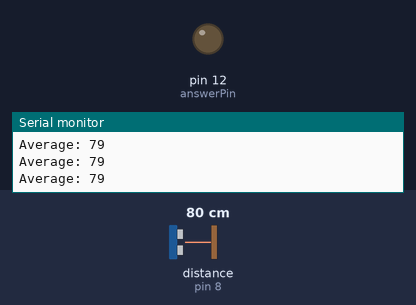
The sketch below on a simulated Arduino Uno, built with avr-gcc and run on an emulated ATmega328P. On the bench: output pins drawn as LEDs (lit = HIGH), the last lines printed to the serial monitor. Wiring (inferred from the names in the program): ultrasonic range finder: trigger pin 7; echo pin 8. The test bench sets the inputs (shaded band); at power-on: distance to the obstacle (sensor on pin 8) 80 cm. The echo pulse lasts 58.3 µs per cm; pins used as bus, display or sensor lines are not drawn.

Above: at 2.2 s.
2.3 s: distance to the obstacle (sensor on pin 8) set to 74 cm
4.1 s: distance to the obstacle (sensor on pin 8) set to 65 cm
At 5.6 s:
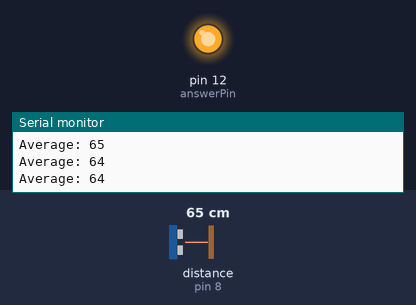
5.9 s: distance to the obstacle (sensor on pin 8) set to 120 cm
At 6.5 s:
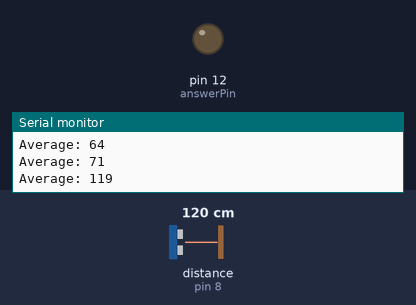
7.4 s: distance to the obstacle (sensor on pin 8) set to 2 cm
At 8.6 s:
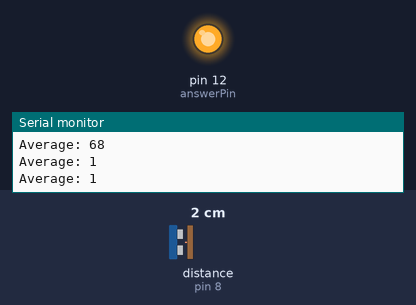
Timing chart, 0 to 10.0 s (numbered marks = the images above; inputs shaded):
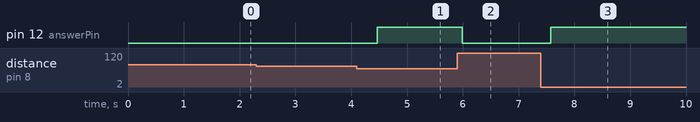

The sketch:

sensor_helper_board1_v_0.ino
```cpp
const int echoPin = 8;
const int trigPin = 7;
const int answerPin = 12;

const int numReadings = 7;
long wave_timeduration;
int readIndex;
long total;
long average;

void setup() {
  pinMode(echoPin, INPUT);
  pinMode(trigPin, OUTPUT);
  pinMode (answerPin, OUTPUT);
  Serial.begin(9600);
  Serial.println("Waiting for the set up...");
  delay(1000); // this delay is to set up the central MCU and do not let it interpretes some starting signal from this board

}

void loop() {

  measure_distance();

}


int measure_distance(){
  readIndex = 0;
  total = 0;
  average = 0;
  for (readIndex; readIndex < numReadings; readIndex++){
    digitalWrite(trigPin, LOW);
    delayMicroseconds(2);
    digitalWrite(trigPin, HIGH);
    delayMicroseconds(10);
    digitalWrite(trigPin, LOW);
    wave_timeduration = pulseIn(echoPin, HIGH);
    // Serial.print("Current readIndex: "); Serial.println(readIndex);
    if(wave_timeduration > 30000 ){ //after 38ms the obstacle is out of sensor range
        long distance_cm = 265;
        //Serial.print("Value: "); Serial.println(distance_cm);
        total = total + 265;
        delay(50);
      }
    else{
      long distance_cm = wave_timeduration / 58.309; //this 58.309 comes from the physics of the problem [wave propagation speed, distance traveled, ... ]
      //Serial.print("Value: "); Serial.println(distance_cm);
      total = total + distance_cm;
      delay(50);
      }

   }

 average = total / numReadings;
 Serial.print("Average: "); Serial.println(average);

 if (average < 70){
    digitalWrite(answerPin, HIGH); // we're surely near an obstacle ! ACTIVATE ALARM

  }

 else{
    digitalWrite(answerPin, LOW); // we're far from an obstacle
  }


}
```

Measured:
- the behaviour switches between 71 and 70 cm on distance to the obstacle (sensor on pin 8) (found by bisection; images 0 and 1)
- after the input at 4.1 s, pin 12 (answerPin): LOW → HIGH after 0.36 s
- after the input at 5.9 s, pin 12 (answerPin): HIGH → LOW after 0.09 s
- after the input at 7.4 s, pin 12 (answerPin): LOW → HIGH after 0.18 s
